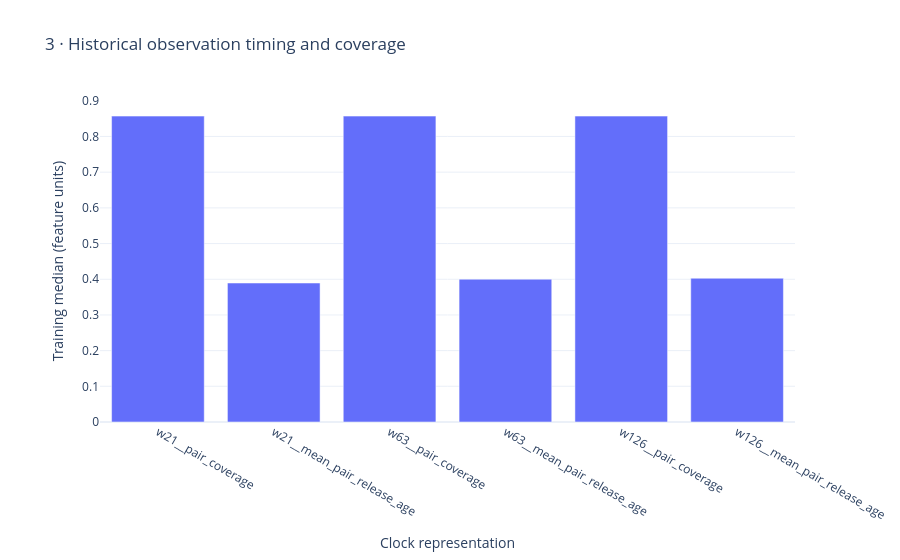

Source (notebook cell):
### Markdown cell above
## Observation clocks
Separately inspect missingness/timing information so it is not credited to numerical history.

### Code cell
figures[2].show(renderer='plotly_mimetype')

### Figure 1 — Plotly figure (JSON) as saved in the notebook; plotly's stock layout.template omitted (floating-point values rounded to 4 significant figures)
{"data": [{"type": "bar", "x": ["w21__pair_coverage", "w21__mean_pair_release_age", "w63__pair_coverage", "w63__mean_pair_release_age", "w126__pair_coverage", "w126__mean_pair_release_age"], "y": [0.8571, 0.3895, 0.8571, 0.4002, 0.8571, 0.4028]}], "layout": {"height": 560, "legend": {"orientation": "h", "y": -0.25}, "margin": {"b": 125, "l": 100, "r": 30, "t": 100}, "title": {"text": "3 · Historical observation timing and coverage"}, "xaxis": {"title": {"text": "Clock representation"}}, "yaxis": {"title": {"text": "Training median (feature units)"}}}}
